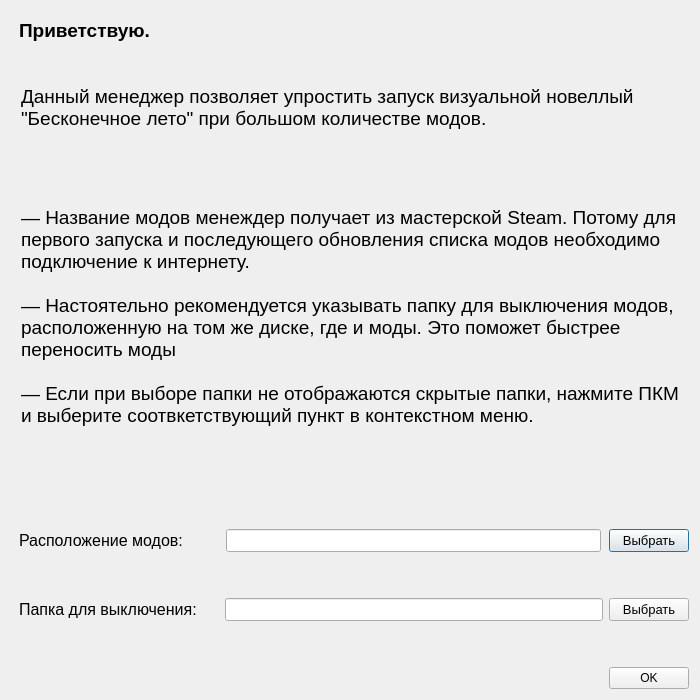
<?xml version="1.0" encoding="UTF-8"?>
<ui version="4.0">
 <class>Dialog</class>
 <widget class="QDialog" name="Dialog">
  <property name="geometry">
   <rect>
    <x>0</x>
    <y>0</y>
    <width>700</width>
    <height>700</height>
   </rect>
  </property>
  <property name="minimumSize">
   <size>
    <width>700</width>
    <height>700</height>
   </size>
  </property>
  <property name="maximumSize">
   <size>
    <width>700</width>
    <height>700</height>
   </size>
  </property>
  <property name="windowTitle">
   <string>Приветствие</string>
  </property>
  <layout class="QVBoxLayout" name="verticalLayout" stretch="1,2,5,0,0,0,0,0,0">
   <item>
    <widget class="QLabel" name="label_2">
     <property name="font">
      <font>
       <pointsize>14</pointsize>
       <weight>75</weight>
       <bold>true</bold>
      </font>
     </property>
     <property name="layoutDirection">
      <enum>Qt::LeftToRight</enum>
     </property>
     <property name="text">
      <string>Приветствую.</string>
     </property>
     <property name="alignment">
      <set>Qt::AlignLeading|Qt::AlignLeft|Qt::AlignTop</set>
     </property>
     <property name="indent">
      <number>8</number>
     </property>
    </widget>
   </item>
   <item>
    <widget class="QLabel" name="label">
     <property name="font">
      <font>
       <pointsize>14</pointsize>
       <weight>50</weight>
       <bold>false</bold>
      </font>
     </property>
     <property name="contextMenuPolicy">
      <enum>Qt::DefaultContextMenu</enum>
     </property>
     <property name="text">
      <string>Данный менеджер позволяет упростить запуск визуальной новеллый &quot;Бесконечное лето&quot; при большом количестве модов.</string>
     </property>
     <property name="textFormat">
      <enum>Qt::AutoText</enum>
     </property>
     <property name="scaledContents">
      <bool>false</bool>
     </property>
     <property name="alignment">
      <set>Qt::AlignLeading|Qt::AlignLeft|Qt::AlignTop</set>
     </property>
     <property name="wordWrap">
      <bool>true</bool>
     </property>
     <property name="indent">
      <number>10</number>
     </property>
    </widget>
   </item>
   <item>
    <widget class="QLabel" name="label_3">
     <property name="font">
      <font>
       <pointsize>14</pointsize>
       <weight>50</weight>
       <bold>false</bold>
      </font>
     </property>
     <property name="text">
      <string>— Название модов менеждер получает из мастерской Steam. Потому для первого запуска и последующего обновления списка модов необходимо подключение к интернету. 

— Настоятельно рекомендуется указывать папку для выключения модов, расположенную на том же диске, где и моды. Это поможет быстрее переносить моды

— Если при выборе папки не отображаются скрытые папки, нажмите ПКМ и выберите соотвкетствующий пункт в контекстном меню.</string>
     </property>
     <property name="alignment">
      <set>Qt::AlignLeading|Qt::AlignLeft|Qt::AlignTop</set>
     </property>
     <property name="wordWrap">
      <bool>true</bool>
     </property>
     <property name="indent">
      <number>10</number>
     </property>
    </widget>
   </item>
   <item>
    <spacer name="verticalSpacer_3">
     <property name="orientation">
      <enum>Qt::Vertical</enum>
     </property>
     <property name="sizeHint" stdset="0">
      <size>
       <width>20</width>
       <height>40</height>
      </size>
     </property>
    </spacer>
   </item>
   <item>
    <layout class="QHBoxLayout" name="horizontalLayout_3" stretch="11,20,0">
     <property name="spacing">
      <number>8</number>
     </property>
     <item>
      <widget class="QLabel" name="enable_folder_label">
       <property name="font">
        <font>
         <pointsize>12</pointsize>
         <weight>50</weight>
         <italic>false</italic>
         <bold>false</bold>
        </font>
       </property>
       <property name="text">
        <string>Расположение модов:</string>
       </property>
       <property name="margin">
        <number>0</number>
       </property>
       <property name="indent">
        <number>8</number>
       </property>
      </widget>
     </item>
     <item>
      <widget class="QLineEdit" name="enable_folder_name">
       <property name="enabled">
        <bool>true</bool>
       </property>
       <property name="font">
        <font>
         <pointsize>10</pointsize>
         <weight>50</weight>
         <italic>false</italic>
         <bold>false</bold>
        </font>
       </property>
       <property name="readOnly">
        <bool>true</bool>
       </property>
      </widget>
     </item>
     <item>
      <widget class="QPushButton" name="browse_enable_folder_button">
       <property name="font">
        <font>
         <pointsize>10</pointsize>
         <weight>50</weight>
         <italic>false</italic>
         <bold>false</bold>
        </font>
       </property>
       <property name="text">
        <string>Выбрать</string>
       </property>
      </widget>
     </item>
    </layout>
   </item>
   <item>
    <spacer name="verticalSpacer_2">
     <property name="orientation">
      <enum>Qt::Vertical</enum>
     </property>
     <property name="sizeHint" stdset="0">
      <size>
       <width>20</width>
       <height>40</height>
      </size>
     </property>
    </spacer>
   </item>
   <item>
    <layout class="QHBoxLayout" name="horizontalLayout_4" stretch="11,20,0">
     <item>
      <widget class="QLabel" name="disable_folder_label">
       <property name="font">
        <font>
         <pointsize>12</pointsize>
         <weight>50</weight>
         <italic>false</italic>
         <bold>false</bold>
        </font>
       </property>
       <property name="text">
        <string>Папка для выключения: </string>
       </property>
       <property name="margin">
        <number>0</number>
       </property>
       <property name="indent">
        <number>8</number>
       </property>
      </widget>
     </item>
     <item>
      <widget class="QLineEdit" name="disable_folder_name">
       <property name="enabled">
        <bool>true</bool>
       </property>
       <property name="font">
        <font>
         <pointsize>10</pointsize>
         <weight>50</weight>
         <italic>false</italic>
         <bold>false</bold>
        </font>
       </property>
       <property name="readOnly">
        <bool>true</bool>
       </property>
       <property name="clearButtonEnabled">
        <bool>false</bool>
       </property>
      </widget>
     </item>
     <item>
      <widget class="QPushButton" name="browse_disable_folder_button">
       <property name="font">
        <font>
         <pointsize>10</pointsize>
         <weight>50</weight>
         <italic>false</italic>
         <bold>false</bold>
        </font>
       </property>
       <property name="text">
        <string>Выбрать</string>
       </property>
      </widget>
     </item>
    </layout>
   </item>
   <item>
    <spacer name="verticalSpacer">
     <property name="orientation">
      <enum>Qt::Vertical</enum>
     </property>
     <property name="sizeHint" stdset="0">
      <size>
       <width>20</width>
       <height>40</height>
      </size>
     </property>
    </spacer>
   </item>
   <item>
    <widget class="QPushButton" name="apply_button">
     <property name="sizePolicy">
      <sizepolicy hsizetype="Fixed" vsizetype="Fixed">
       <horstretch>0</horstretch>
       <verstretch>0</verstretch>
      </sizepolicy>
     </property>
     <property name="layoutDirection">
      <enum>Qt::RightToLeft</enum>
     </property>
     <property name="text">
      <string>OK</string>
     </property>
    </widget>
   </item>
  </layout>
 </widget>
 <resources/>
 <connections/>
</ui>
